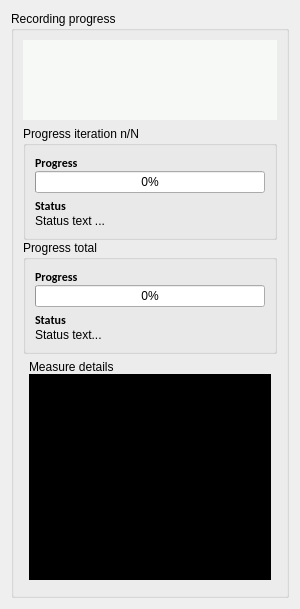
<?xml version="1.0" encoding="UTF-8"?>
<ui version="4.0">
 <class>FocusCurveRecorderProgressDetailsPanel</class>
 <widget class="QWidget" name="FocusCurveRecorderProgressDetailsPanel">
  <property name="geometry">
   <rect>
    <x>0</x>
    <y>0</y>
    <width>300</width>
    <height>609</height>
   </rect>
  </property>
  <property name="windowTitle">
   <string>Form</string>
  </property>
  <layout class="QGridLayout" name="gridLayout_2">
   <item row="0" column="0">
    <layout class="QGridLayout" name="gridLayout">
     <item row="0" column="0">
      <widget class="QGroupBox" name="groupBox">
       <property name="title">
        <string>Recording progress</string>
       </property>
       <layout class="QGridLayout" name="gridLayout_4">
        <item row="1" column="0">
         <layout class="QGridLayout" name="gridLayout_3" rowstretch="0,0,1">
          <property name="spacing">
           <number>0</number>
          </property>
          <item row="1" column="0">
           <widget class="QGroupBox" name="groupBox_3">
            <property name="title">
             <string>Progress total</string>
            </property>
            <layout class="QGridLayout" name="gridLayout_9">
             <item row="0" column="0">
              <layout class="QGridLayout" name="gridLayout_8" rowstretch="0,0,0,0,0">
               <property name="leftMargin">
                <number>0</number>
               </property>
               <property name="topMargin">
                <number>0</number>
               </property>
               <property name="rightMargin">
                <number>0</number>
               </property>
               <property name="bottomMargin">
                <number>0</number>
               </property>
               <property name="spacing">
                <number>0</number>
               </property>
               <item row="3" column="0">
                <widget class="QLabel" name="label_5">
                 <property name="font">
                  <font>
                   <family>Carlito</family>
                   <pointsize>9</pointsize>
                   <weight>75</weight>
                   <bold>true</bold>
                  </font>
                 </property>
                 <property name="text">
                  <string>Status</string>
                 </property>
                </widget>
               </item>
               <item row="4" column="0">
                <widget class="QLabel" name="lblTotalProgressText">
                 <property name="text">
                  <string>Status text...</string>
                 </property>
                </widget>
               </item>
               <item row="0" column="0">
                <widget class="QLabel" name="label_4">
                 <property name="font">
                  <font>
                   <family>Carlito</family>
                   <pointsize>9</pointsize>
                   <weight>75</weight>
                   <bold>true</bold>
                  </font>
                 </property>
                 <property name="text">
                  <string>Progress</string>
                 </property>
                </widget>
               </item>
               <item row="2" column="0">
                <spacer name="verticalSpacer_3">
                 <property name="orientation">
                  <enum>Qt::Vertical</enum>
                 </property>
                 <property name="sizeHint" stdset="0">
                  <size>
                   <width>20</width>
                   <height>5</height>
                  </size>
                 </property>
                </spacer>
               </item>
               <item row="1" column="0">
                <widget class="QProgressBar" name="pgbTotalProgress">
                 <property name="value">
                  <number>0</number>
                 </property>
                </widget>
               </item>
              </layout>
             </item>
            </layout>
           </widget>
          </item>
          <item row="0" column="0">
           <widget class="QGroupBox" name="grpProgressIteration">
            <property name="title">
             <string>Progress iteration n/N</string>
            </property>
            <layout class="QGridLayout" name="gridLayout_6" columnminimumwidth="0">
             <item row="0" column="0">
              <layout class="QGridLayout" name="gridLayout_5">
               <property name="spacing">
                <number>0</number>
               </property>
               <item row="4" column="0">
                <widget class="QLabel" name="lblCurrentIterationProgressText">
                 <property name="text">
                  <string>Status text ...</string>
                 </property>
                </widget>
               </item>
               <item row="1" column="0">
                <widget class="QProgressBar" name="pgbCurrentIterationProgress">
                 <property name="value">
                  <number>0</number>
                 </property>
                </widget>
               </item>
               <item row="2" column="0">
                <spacer name="verticalSpacer_2">
                 <property name="orientation">
                  <enum>Qt::Vertical</enum>
                 </property>
                 <property name="sizeHint" stdset="0">
                  <size>
                   <width>20</width>
                   <height>5</height>
                  </size>
                 </property>
                </spacer>
               </item>
               <item row="0" column="0">
                <widget class="QLabel" name="label">
                 <property name="font">
                  <font>
                   <family>Carlito</family>
                   <pointsize>9</pointsize>
                   <weight>75</weight>
                   <bold>true</bold>
                  </font>
                 </property>
                 <property name="text">
                  <string>Progress</string>
                 </property>
                </widget>
               </item>
               <item row="3" column="0">
                <widget class="QLabel" name="label_2">
                 <property name="font">
                  <font>
                   <family>Carlito</family>
                   <pointsize>9</pointsize>
                   <weight>75</weight>
                   <bold>true</bold>
                  </font>
                 </property>
                 <property name="text">
                  <string>Status</string>
                 </property>
                </widget>
               </item>
              </layout>
             </item>
            </layout>
           </widget>
          </item>
          <item row="2" column="0">
           <layout class="QGridLayout" name="gridLayout_7" rowstretch="0,1">
            <property name="leftMargin">
             <number>6</number>
            </property>
            <property name="topMargin">
             <number>6</number>
            </property>
            <property name="rightMargin">
             <number>6</number>
            </property>
            <property name="bottomMargin">
             <number>6</number>
            </property>
            <item row="0" column="0">
             <widget class="QLabel" name="label_6">
              <property name="text">
               <string>Measure details</string>
              </property>
             </widget>
            </item>
            <item row="1" column="0">
             <widget class="QWidget" name="widget" native="true">
              <property name="styleSheet">
               <string notr="true">background-color: black;</string>
              </property>
             </widget>
            </item>
           </layout>
          </item>
         </layout>
        </item>
        <item row="0" column="0">
         <widget class="QLabel" name="lblFocusingAnimation">
          <property name="minimumSize">
           <size>
            <width>100</width>
            <height>80</height>
           </size>
          </property>
          <property name="styleSheet">
           <string notr="true">background-color: #f6f9f6;</string>
          </property>
          <property name="text">
           <string/>
          </property>
          <property name="alignment">
           <set>Qt::AlignCenter</set>
          </property>
         </widget>
        </item>
       </layout>
      </widget>
     </item>
    </layout>
   </item>
  </layout>
 </widget>
 <resources>
  <include location="../../../resources/res.qrc"/>
 </resources>
 <connections/>
</ui>
